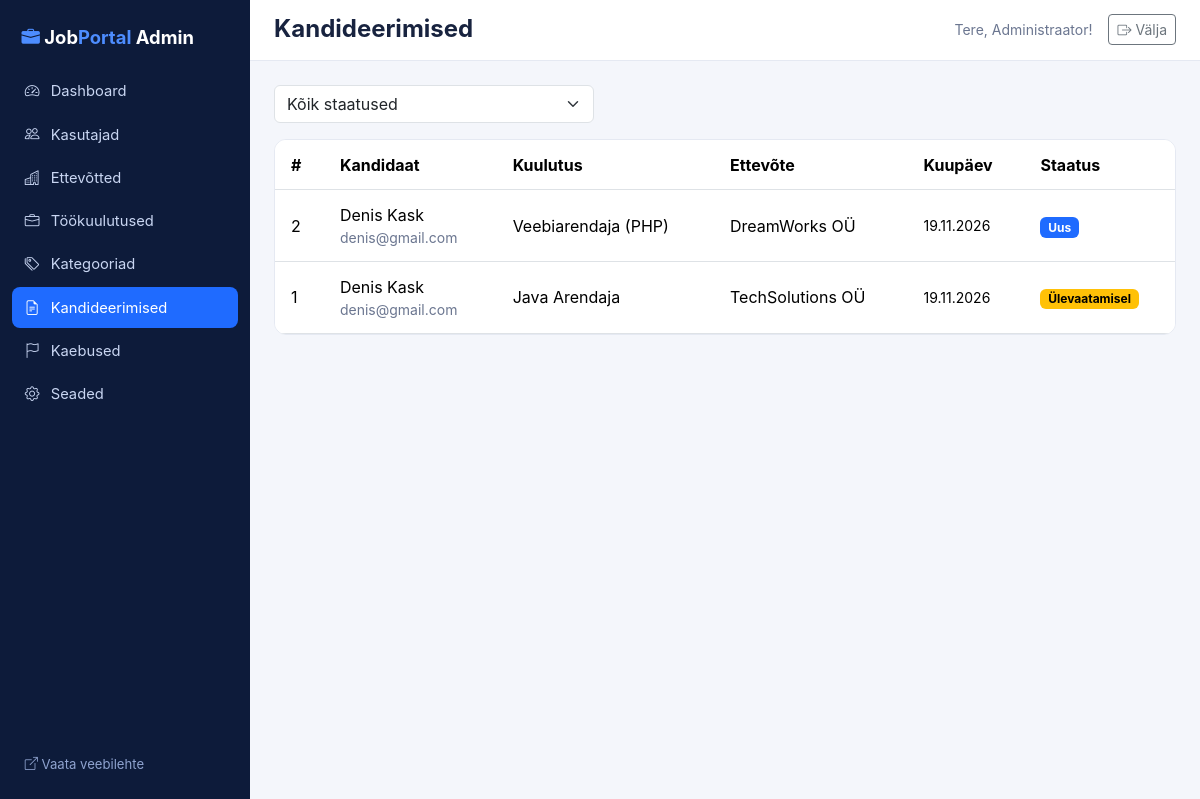
Screenshot of /jobportal_admin/index.php?page=applications (signed in) with the database file from the repository.
### tables this page shows
CREATE TABLE users (
  id INT UNSIGNED AUTO_INCREMENT PRIMARY KEY,
  name VARCHAR(120) NOT NULL,
  email VARCHAR(190) NOT NULL UNIQUE,
  password VARCHAR(255) NOT NULL,
  role ENUM('user','employer','admin') NOT NULL DEFAULT 'user',
  phone VARCHAR(40) NULL,
  city VARCHAR(80) NULL,
  about TEXT NULL,
  status ENUM('active','blocked') NOT NULL DEFAULT 'active',
  created_at TIMESTAMP NOT NULL DEFAULT CURRENT_TIMESTAMP
);

CREATE TABLE applications (
  id INT UNSIGNED AUTO_INCREMENT PRIMARY KEY,
  user_id INT UNSIGNED NOT NULL,
  job_id INT UNSIGNED NOT NULL,
  cv_id INT UNSIGNED NULL,
  message TEXT NULL,
  status ENUM('Uus','Ülevaatamisel','Sobiv','Tagasi lükatud') NOT NULL DEFAULT 'Uus',
  created_at TIMESTAMP NOT NULL DEFAULT CURRENT_TIMESTAMP,
  UNIQUE KEY uq_user_job (user_id, job_id),
  FOREIGN KEY (user_id) REFERENCES users(id) ON DELETE CASCADE,
  FOREIGN KEY (job_id) REFERENCES jobs(id) ON DELETE CASCADE,
  FOREIGN KEY (cv_id) REFERENCES cv_files(id) ON DELETE SET NULL
);

CREATE TABLE jobs (
  id INT UNSIGNED AUTO_INCREMENT PRIMARY KEY,
  company_id INT UNSIGNED NOT NULL,
  category_id INT UNSIGNED NULL,
  location_id INT UNSIGNED NULL,
  title VARCHAR(190) NOT NULL,
  description TEXT NOT NULL,
  requirements TEXT NULL,
  salary_min INT UNSIGNED NULL,
  salary_max INT UNSIGNED NULL,
  employment_type ENUM('Täistööaeg','Osaline tööaeg','Kaugtöö','Praktika') NOT NULL DEFAULT 'Täistööaeg',
  start_date VARCHAR(80) NOT NULL DEFAULT 'Esimesel võimalusel',
  status ENUM('active','closed') NOT NULL DEFAULT 'active',
  created_at TIMESTAMP NOT NULL DEFAULT CURRENT_TIMESTAMP,
  FOREIGN KEY (company_id) REFERENCES companies(id) ON DELETE CASCADE,
  FOREIGN KEY (category_id) REFERENCES categories(id) ON DELETE SET NULL,
  FOREIGN KEY (location_id) REFERENCES job_locations(id) ON DELETE SET NULL,
  INDEX idx_jobs_status (status),
  INDEX idx_jobs_title (title)
);

CREATE TABLE companies (
  id INT UNSIGNED AUTO_INCREMENT PRIMARY KEY,
  user_id INT UNSIGNED NOT NULL UNIQUE,
  name VARCHAR(150) NOT NULL,
  description TEXT NULL,
  logo VARCHAR(255) NULL,
  website VARCHAR(190) NULL,
  email VARCHAR(190) NULL,
  phone VARCHAR(40) NULL,
  city VARCHAR(80) NULL,
  created_at TIMESTAMP NOT NULL DEFAULT CURRENT_TIMESTAMP,
  FOREIGN KEY (user_id) REFERENCES users(id) ON DELETE CASCADE
);

### jobportal_admin/controllerAdmin/AdminApplicationController.php (called while the page is built)
<?php
class AdminApplicationController
{
    public function index(): void
    {
        $status = $_GET['status'] ?? '';
        if (!in_array($status, Application::STATUSES, true)) {
            $status = '';
        }
        render('applications', ['title' => 'Kandideerimised', 'apps' => AdminData::applications($status), 'status' => $status, 'statuses' => Application::STATUSES]);
    }
}

### jobportal_admin/index.php (called while the page is built, shortened)
<?php
require __DIR__ . '/../inc/database.php';
require __DIR__ . '/../inc/functions.php';
$routes = require __DIR__ . '/routeAdmin/routing.php';
$page = (string)($_GET['page'] ?? 'dashboard');
[$class, $method] = $routes[$page];
$opts = $routes[$page][2] ?? [];
if (empty($opts['public'])) {
    $u = current_user();
}
(new $class())->$method();

### inc/database.php (called while the page is built, shortened)
<?php
function db(): PDO
{
    static $pdo = null;
    if ($pdo === null) {
        $dsn = 'mysql:host=' . DB_HOST . ';dbname=' . DB_NAME . ';charset=utf8mb4';
        try {
            $pdo = new PDO($dsn, DB_USER, DB_PASS, [
                PDO::ATTR_ERRMODE            => PDO::ERRMODE_EXCEPTION,
                PDO::ATTR_DEFAULT_FETCH_MODE => PDO::FETCH_ASSOC,
                PDO::ATTR_EMULATE_PREPARES   => false,
            ]);
        } catch (PDOException $e) {
            http_response_code(500);
            $detail = getenv('APP_DEBUG') ? "\n\nPõhjus: " . $e->getMessage() . "\nHost: " . DB_HOST . ', andmebaas: ' . DB_NAME . ', kasutaja: ' . DB_USER : '';
            exit('Andmebaasiga ühendamine ebaõnnestus. Kontrolli inc/database.php seadeid ja impordi database.sql.' . $detail);
        }
    }
    return $pdo;
}

### jobportal_admin/modelAdmin/AdminData.php (called while the page is built, shortened)
<?php
class AdminData
{
    private static function all(string $sql, array $p = []): array
    {
        $st = db()->prepare($sql);
        $st->execute($p);
        return $st->fetchAll();
    }
    public static function applications(string $status = ''): array
    {
        $sql = 'SELECT a.*, u.name AS user_name, u.email AS user_email, j.title, c.name AS company_name
                FROM applications a JOIN users u ON u.id=a.user_id JOIN jobs j ON j.id=a.job_id JOIN companies c ON c.id=j.company_id';
        $p = [];
        return self::all($sql . ' ORDER BY a.id DESC LIMIT 300', $p);
    }
}

### jobportal_admin/viewAdmin/applications.php (the view, shortened to what this page needs)
<form method="get" action="index.php" class="d-flex gap-2 mb-3" style="max-width:320px"><input type="hidden" name="page" value="applications">
    <select name="status" class="form-select" onchange="this.form.submit()"><option value="">Kõik staatused</option>
        <?php foreach ($statuses as $s): ?><option <?= $status === $s ? 'selected' : '' ?>><?= e($s) ?></option><?php endforeach; ?></select></form>
<div class="panel table-responsive">
<table class="table align-middle mb-0">
    <thead><tr><th>#</th><th>Kandidaat</th><th>Kuulutus</th><th>Ettevõte</th><th>Kuupäev</th><th>Staatus</th></tr></thead>
    <tbody>
    <?php foreach ($apps as $a): ?>
        <tr><td><?= (int)$a['id'] ?></td><td><?= e($a['user_name']) ?><div class="small text-muted"><?= e($a['user_email']) ?></div></td>
            <td><?= e($a['title']) ?></td><td><?= e($a['company_name']) ?></td><td class="small"><?= e(fmt_date($a['created_at'])) ?></td><td><?= status_badge($a['status']) ?></td></tr>
    <?php endforeach; ?>
    </tbody>
</table>
</div>

### inc/functions.php (shortened to what this page needs)
<?php
function e($v): string
{
    return htmlspecialchars((string)$v, ENT_QUOTES, 'UTF-8');
}
function base_index(): string
{
    return defined('IS_ADMIN_APP') ? 'index.php' : 'index.php';
}
function url(string $page = 'start', array $params = []): string
{
    $q = ['page' => $page] + $params;
    return base_index() . '?' . http_build_query($q);
}
function front_url(string $page = 'start', array $params = []): string
{
    $prefix = defined('IS_ADMIN_APP') ? '../' : '';
    return $prefix . 'index.php?' . http_build_query(['page' => $page] + $params);
}
function asset(string $path): string
{
    $prefix = defined('IS_ADMIN_APP') ? '../' : '';
    return $prefix . 'public/' . ltrim($path, '/');
}
function current_user(): ?array
{
    static $user = false;
    if ($user === false) {
        $user = null;
        if (!empty($_SESSION['user_id'])) {
            $st = db()->prepare('SELECT * FROM users WHERE id = ?');
            $st->execute([$_SESSION['user_id']]);
            $u = $st->fetch();
            if ($u && $u['status'] === 'active') {
                $user = $u;
            } else {
                unset($_SESSION['user_id']);
            }
        }
    }
    return $user;
}
function render(string $view, array $data = [], string $layout = 'layout'): void
{
    $viewDir = defined('IS_ADMIN_APP') ? __DIR__ . '/../jobportal_admin/viewAdmin' : __DIR__ . '/../view';
    extract($data, EXTR_SKIP);
    require $viewDir . '/' . $view . '.php';
    $content = ob_get_clean();
    require $viewDir . '/' . $layout . '.php';
}
function fmt_date(?string $d): string
{
    return $d ? date('d.m.Y', strtotime($d)) : '';
}
function status_badge(string $s): string
{
    $map = ['Uus' => 'primary', 'Ülevaatamisel' => 'warning', 'Sobiv' => 'success', 'Tagasi lükatud' => 'danger'];
    return '<span class="badge text-bg-' . ($map[$s] ?? 'secondary') . '">' . e($s) . '</span>';
}

### jobportal_admin/viewAdmin/layout.php (shortened to what this page needs)
<?php
$cur = $_GET['page'] ?? 'dashboard';
$me = current_user();
$items = [
    ['dashboard', 'speedometer2', 'Dashboard'],
    ['users', 'people', 'Kasutajad'],
    ['companies', 'buildings', 'Ettevõtted'],
    ['jobs', 'briefcase', 'Töökuulutused'],
    ['categories', 'tags', 'Kategooriad'],
    ['applications', 'file-earmark-text', 'Kandideerimised'],
    ['reports', 'flag', 'Kaebused'],
    ['settings', 'gear', 'Seaded'],
];
?>
<!DOCTYPE html>
<html lang="et">
<head>
    <link href="https://cdn.jsdelivr.net/npm/bootstrap@5.3.3/dist/css/bootstrap.min.css" rel="stylesheet">
    <link href="https://cdn.jsdelivr.net/npm/bootstrap-icons@1.11.3/font/bootstrap-icons.min.css" rel="stylesheet">
    <link href="<?= e(asset('css/style.css')) ?>" rel="stylesheet">
    <link href="public/css/admin.css" rel="stylesheet">
</head>
<body>
<div class="admin-wrap">
    <aside class="admin-side">
        <a class="admin-brand" href="<?= e(url('dashboard')) ?>"><i class="bi bi-briefcase-fill"></i> Job<span>Portal</span> Admin</a>
        <nav>
            <?php foreach ($items as [$p, $icon, $label]): ?>
                <a href="<?= e(url($p)) ?>" class="<?= $cur === $p ? 'active' : '' ?>"><i class="bi bi-<?= $icon ?>"></i> <?= e($label) ?></a>
            <?php endforeach; ?>
        </nav>
        <a class="back-link" href="<?= e(front_url('start')) ?>"><i class="bi bi-box-arrow-up-right"></i> Vaata veebilehte</a>
    </aside>
    <div class="admin-main">
        <header class="admin-top">
            <h1 class="h4 fw-bold mb-0"><?= e($title ?? '') ?></h1>
            <div class="d-flex align-items-center gap-3">
                <span class="text-muted small">Tere, <?= e($me['name'] ?? 'admin') ?>!</span>
                <form method="post" action="<?= e(url('logout')) ?>"><?= csrf_field() ?><button class="btn btn-sm btn-outline-secondary"><i class="bi bi-box-arrow-right"></i> Välja</button></form>
            </div>
        </header>
        <div class="admin-content">
            <?= $content ?>
        </div>
    </div>
</div>
</body>
</html>

### public/css/style.css (style rules this page uses)
:root { --jp-navy: #0d1b3a; --jp-navy-2: #14284f; --jp-blue: #1f6bff; --jp-bg: #f4f6fb; --jp-border: #e5e9f2; --jp-text: #18233f; --jp-muted: #6b7690; --bs-primary: #1f6bff; --bs-primary-rgb: 31, 107, 255; --bs-link-color: #1f6bff; }
body { background: var(--jp-bg); color: var(--jp-text); font-family: "Inter", system-ui, -apple-system, "Segoe UI", Roboto, sans-serif; min-height: 100vh; display: flex; flex-direction: column; }
body > * { flex-shrink: 0; }
.text-muted { color: var(--jp-muted) !important; }
.info-box, .filter-box, .panel { background: #fff; border: 1px solid var(--jp-border); border-radius: 12px; }
.panel .table > :not(caption) > * > * { padding: .8rem 1rem; }

### jobportal_admin/public/css/admin.css (style rules this page uses)
.admin-wrap { display: flex; min-height: 100vh; }
.admin-side { width: 250px; background: #0d1b3a; color: #c9d6f2; padding: 1rem .75rem; display: flex; flex-direction: column; flex-shrink: 0; position: sticky; top: 0; height: 100vh; }
.admin-brand { color: #fff; font-weight: 700; font-size: 1.15rem; text-decoration: none; padding: .5rem .6rem 1.2rem; }
.admin-brand i, .admin-brand span { color: #4d8dff; }
.admin-side nav { display: flex; flex-direction: column; gap: 2px; flex: 1; }
.admin-side nav a { color: #c9d6f2; text-decoration: none; padding: .6rem .8rem; border-radius: 8px; font-size: .92rem; display: flex; gap: .7rem; align-items: center; }
.admin-side nav a.active { background: #1f6bff; color: #fff; }
.admin-side .back-link { color: #8fa3cf; font-size: .82rem; text-decoration: none; padding: .6rem .8rem; }
.admin-main { flex: 1; min-width: 0; }
.admin-top { background: #fff; border-bottom: 1px solid #e5e9f2; padding: .9rem 1.5rem; display: flex; justify-content: space-between; align-items: center; }
.admin-content { padding: 1.5rem; }

### rows the page displays
users: name "Administraator"
applications: id "2", user.name "Denis Kask", user.email "denis@gmail.com", job.title "Veebiarendaja (PHP)", companies.name "DreamWorks OÜ", created_at "19.11.2026", status "Uus"
applications: id "1", user.name "Denis Kask", user.email "denis@gmail.com", job.title "Java Arendaja", companies.name "TechSolutions OÜ", created_at "19.11.2026", status "Ülevaatamisel"

### other values shown
$label "Dashboard"
$label "Kasutajad"
$label "Ettevõtted"
$label "Töökuulutused"
$label "Kategooriad"
$label "Kandideerimised"
$label "Kaebused"
$label "Seaded"
$title "Kandideerimised"
